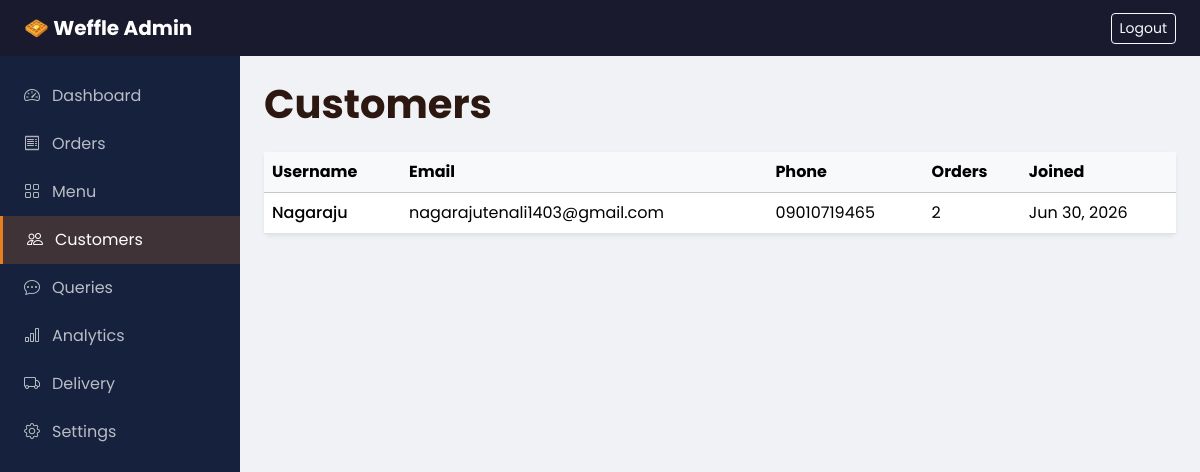
Page /admin-panel/customers/ (signed in) on the committed database.
### shop/models.py (models this page shows, shortened)
class User(AbstractUser):
    ROLE_CUSTOMER = 'customer'
    ROLE_ADMIN = 'admin'
    ROLE_DELIVERY = 'delivery'
    ROLE_CHOICES = [
        (ROLE_CUSTOMER, 'Customer'),
        (ROLE_ADMIN, 'Admin'),
        (ROLE_DELIVERY, 'Delivery Agent'),
    ]
    role = models.CharField(max_length=20, choices=ROLE_CHOICES, default=ROLE_CUSTOMER)
    phone = models.CharField(max_length=15, blank=True)
    address = models.TextField(blank=True)
    created_at = models.DateTimeField(auto_now_add=True)
    @property
    def is_shop_admin(self):
        return self.role == self.ROLE_ADMIN or self.is_superuser

### shop/views.py (the view)
# urls.py: path('admin-panel/customers/', views.admin_customers, name='admin_customers'),
@admin_required
def admin_customers(request):
    customers = (
        User.objects.filter(role=User.ROLE_CUSTOMER)
        .annotate(order_count=Count('orders'))
        .order_by('-date_joined')
    )
    return render(request, 'shop/admin/customers.html', {'customers': customers})

### shop/context_processors.py (called while the page is built)
def site_settings(request):
    return {
        'SITE_NAME': settings.SITE_NAME,
        'CURRENCY': settings.CURRENCY_SYMBOL,
        'cart_count': cart_count(request) if request.user.is_authenticated else 0,
    }

### shop/utils.py (called while the page is built)
def get_cart(request):
    return request.session.get('cart', {})

def cart_count(request):
    cart = get_cart(request)
    return sum(item.get('quantity', 0) for item in cart.values())

### templates/shop/admin/customers.html
{% extends 'shop/admin/base_admin.html' %}
{% block admin_content %}
<div class="p-4">
    <h1 class="fw-bold mb-4">Customers</h1>
    <div class="card shadow-sm border-0">
        <div class="table-responsive">
            <table class="table table-hover mb-0">
                <thead class="table-light"><tr><th>Username</th><th>Email</th><th>Phone</th><th>Orders</th><th>Joined</th></tr></thead>
                <tbody>
                    {% for c in customers %}
                    <tr>
                        <td class="fw-medium">{{ c.username }}</td>
                        <td>{{ c.email }}</td>
                        <td>{{ c.phone|default:"—" }}</td>
                        <td>{{ c.order_count }}</td>
                        <td>{{ c.date_joined|date:"M d, Y" }}</td>
                    </tr>
                    {% empty %}
                    <tr><td colspan="5" class="text-center text-muted">No customers yet</td></tr>
                    {% endfor %}
                </tbody>
            </table>
        </div>
    </div>
</div>
{% endblock %}

### static/shop/css/style.css (style rules this page uses)
:root { --weffle-primary: #e67e22; --weffle-dark: #d35400; --weffle-light: #fdebd0; --weffle-bg: #fffaf5; --weffle-text: #2c1810; --nav-height: 70px; }
* { box-sizing: border-box; }
body { font-family: 'Poppins', sans-serif; background: var(--weffle-bg); color: var(--weffle-text); min-height: 100vh; display: flex; flex-direction: column; }
.admin-page { background: #f0f2f5; }

### rows in the picture
User: username "Nagaraju", email "nagarajutenali1403@gmail.com", phone "09010719465", order_count "2", date_joined "Jun 30, 2026"

### other values in the picture
{{ SITE_NAME }} "Weffle"
